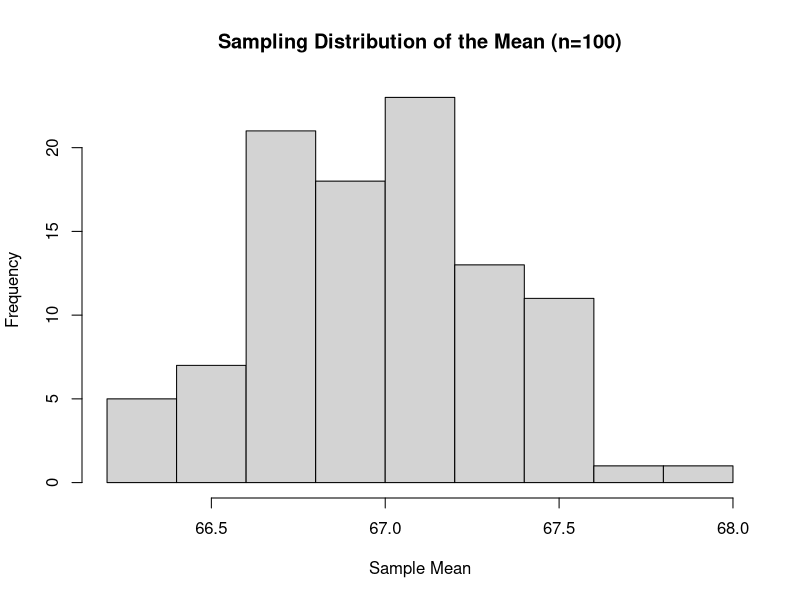
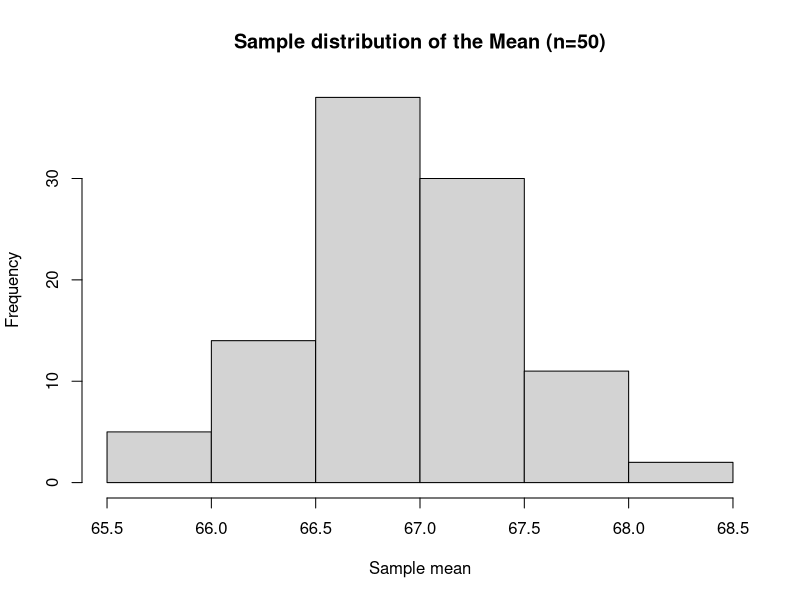

Recreate these plots in R, in order.
#Parameters
mu = 67
sd = 3.5
n = 100

set.seed(10935)
#Simulate B samples, each of size n, from N(mu, sd^2)
height_samples = sapply(1:100, function(x)
  rnorm(n, mu, sd))

#Sample means across the B samples
sample_mean <- colMeans(height_samples)

hist(sample_mean, main = "Sampling Distribution of the Mean (n=100)",
     xlab = "Sample Mean")
mean(sample_mean)
sd(sample_mean)
sample_sd <- apply(height_samples,
                   2, sd)
sample_sd
sample_se <- apply(height_samples, 
                   2, function(x) sd(x)/sqrt(n))
sample_se
t_crit   <- qt(0.975, df = n - 1)
lower_ci <- sample_mean - t_crit*sample_se
upper_ci <- sample_mean + t_crit*sample_se

# coverage: does each CI contain the true mean?
covered <- (lower_ci <= mu) & (upper_ci >= mu)
coverage_percent <- mean(covered) * 100
coverage_percent

list(
  mean_of_sample_means_n100 = mean(sample_mean),
  sd_of_sample_means_n100   = sd(sample_mean),
  theoretical_sd_n100       = sd / sqrt(n),
  coverage_percent_n100     = coverage_percent
)


#parameters
mu <- 67
sd <- 3.5
n <- 50

set.seed(10345)
heights_sample <- sapply(1:100, function(x) rnorm(n, mu, sd) )


#caculate the mean
samples_mean <- colMeans(heights_sample)
hist(samples_mean, main = "Sample distribution of the Mean (n=50)", xlab = "Sample mean")
#It likes the normal distribution

mean(samples_mean)
sd(samples_mean)

sample_se <- apply(heights_sample, 2, function(x) sd(x)/sqrt(n))
t_crits <- qt(0.975, df = n-1)
t_crits
lower_ci <- samples_mean - t_crits*sample_se     
upper_ci <- samples_mean + t_crits*sample_se
covered <- (lower_ci <= mu) & (upper_ci >= mu)
covered
coverage_percent <- mean(covered) * 100
coverage_percent

list(
  mean_of_sample_means = mean(samples_mean),
  sd_of_sample_means   = sd(samples_mean),
  theoretical_sd       = sd / sqrt(n),
  coverage_percent     = coverage_percent
)